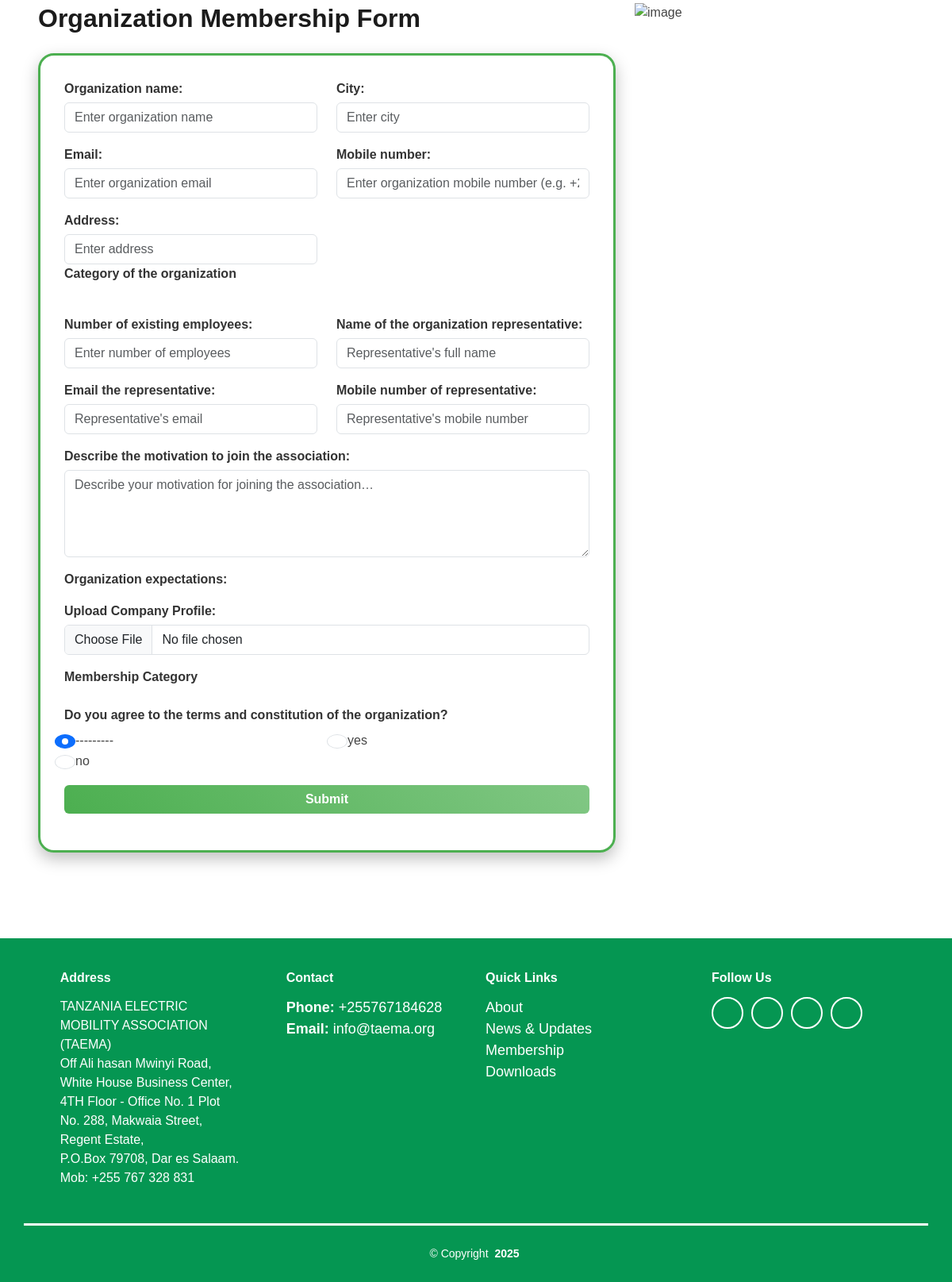
/organization_form (lower part), run on an earlier commit of the app's database.
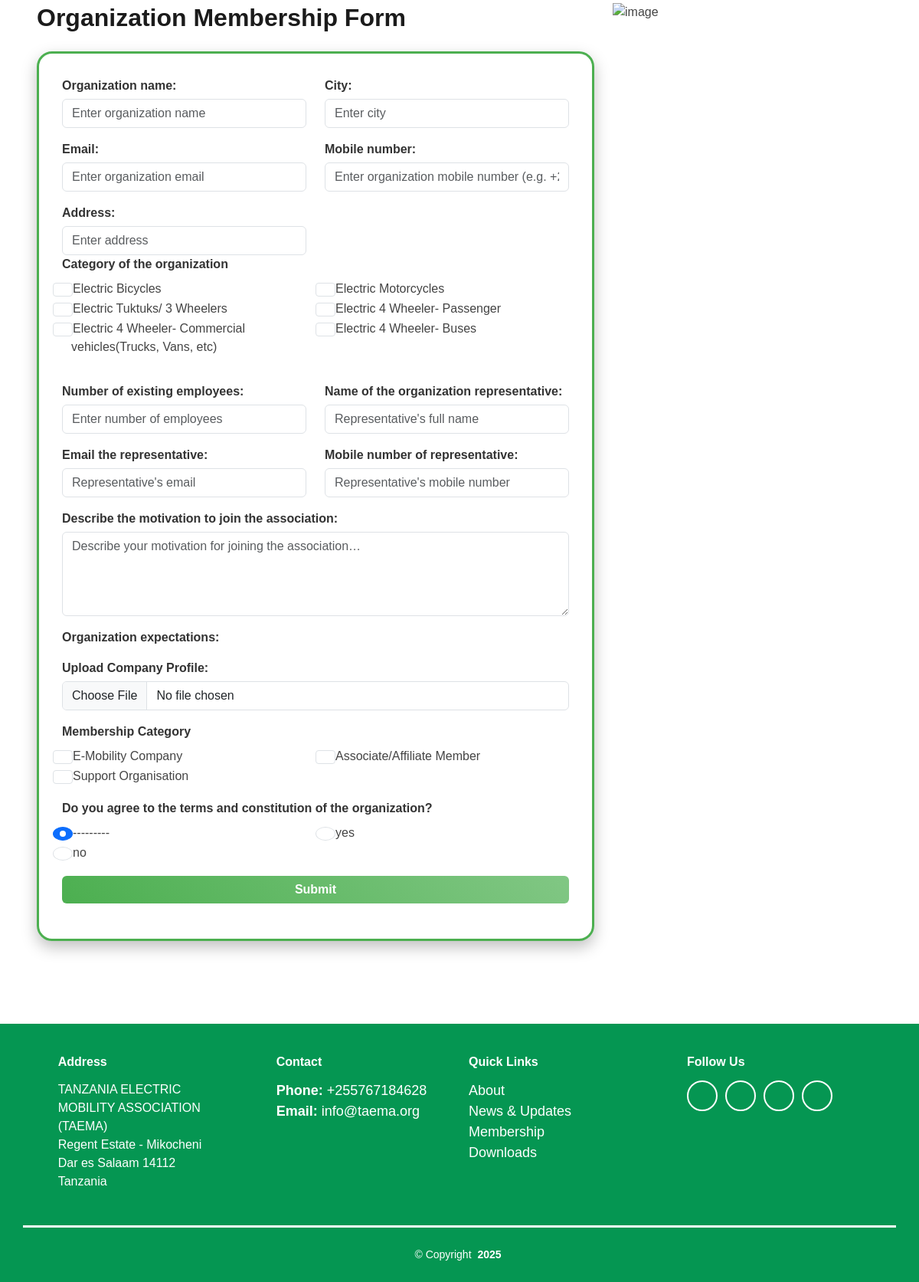
And on a later commit of the database.
### mainapp/models.py (models this page shows, shortened)
class AddressModel(models.Model):
    address = RichTextField()
    phone_number = models.CharField(
        max_length=13,
        validators=[
            RegexValidator(
                regex=r'^\+255[0-9]{9}$',
                message="Phone number must start with +255 followed by 9 digits."
            )
        ]
    )
    email = models.EmailField(max_length=200)

class CategoryModel(models.Model):
    category = models.CharField(max_length=200)
    def __str__(self):
        return self.category

class CategoryMembership(models.Model):
    category = models.CharField(max_length=200)
    def __str__(self):
        return self.category

### mainapp/views.py (the view)
# urls.py: path('organization_form',views.organization_form,name='organization_form'),
def organization_form(request):
    address = AddressModel.objects.all()
    if request.method == 'POST':
        form = OrganizationForm(request.POST,request.FILES or None)
        if form.is_valid():
            form.save()
            messages.success(request,'Data submitted successfully')
        else:
            messages.info(request,'Something went wrong!')
        return redirect('organization_form')
    else:
        form = OrganizationForm()
    return render(request,'pages/users/organization-form.html', {'form': form,'address':address,})

### mainapp/templates/pages/users/organization-form.html (shortened to what this page needs)
{% extends 'pages/users/main.html' %}
{% block content %}
{% load static %}
<section id="about" class="about section">
  <div class="container-fluid p-5">
    <div class="row gy-4">
      <div class="col-lg-8 content" data-aos="fade-up" data-aos-delay="100">
        <h3 class="mb-4">Organization Membership Form</h3>
        <form method="POST" enctype="multipart/form-data">
          <div class="row mb-3">
            <div class="col-md-6">
              {{ form.organization_name.label_tag }} {{ form.organization_name }}
            </div>
            <div class="col-md-6">
              {{ form.city.label_tag }} {{ form.city }}
            </div>
          </div>
          <div class="row mb-3">
            <div class="col-md-6">
              {{ form.email.label_tag }} {{ form.email }}
            </div>
            <div class="col-md-6">
              {{ form.mobile_number.label_tag }} {{ form.mobile_number }}
            </div>
          </div>
          <div class="row mb-3">
            <div class="col-md-6">
              {{ form.address.label_tag }} {{ form.address }}
            </div>
           <div class="mb-3">
            <label class="form-label">Category of the organization</label>
                <div class="row">
                    {% for checkbox in form.category %}
                    <div class="col-md-6 form-check">
                        {{ checkbox.tag }} {{ checkbox.choice_label }}
                    </div>
                    {% endfor %}
                </div>
            </div>
          </div>
          <div class="row mb-3">
            <div class="col-md-6">
              {{ form.number_of_existing_employees.label_tag }} {{ form.number_of_existing_employees }}
            </div>
            <div class="col-md-6">
              {{ form.name_of_the_organization_representative.label_tag }} {{ form.name_of_the_organization_representative }}
            </div>
          </div>
          <div class="row mb-3">
            <div class="col-md-6">
              {{ form.email_the_representative.label_tag }} {{ form.email_the_representative }}
            </div>
            <div class="col-md-6">
              {{ form.mobile_number_of_representative.label_tag }} {{ form.mobile_number_of_representative }}
            </div>
          </div>
          <div class="mb-3">
            {{ form.describe_the_motivation_to_join_the_association.label_tag }} {{ form.describe_the_motivation_to_join_the_association }}
          </div>
          <div class="mb-3">
            {{ form.organization_expectations.label_tag }} {{ form.what_are_the_organization_expectations_once_you_join_the_association }}
          </div>
          <div class="mb-3">
            {{ form.upload_Company_Profile.label_tag }} {{ form.upload_Company_Profile }}
          </div>
          <div class="mb-3">
            <label class="form-label">{{ form.membership_Category.label }}</label>
            <div class="row">
                {% for checkbox in form.membership_Category %}
                <div class="col-md-6 form-check">
                    {{ checkbox.tag }} {{ checkbox.choice_label }}
                </div>
                {% endfor %}
            </div>
            </div>
          <div class="mb-3">
            <label class="form-label">Do you agree to the terms and constitution of the organization?</label>
            <div class="row">
              {% for radio in form.terms_and_constitution_of_the_organization %}
                <div class="col-md-6 form-check">
                  {{ radio.tag }} {{ radio.choice_label }}
                </div>
              {% endfor %}
            </div>
          </div>
          <div class="mb-3 text-end">
            <button type="submit" class="btn btn-success form-control">Submit</button>
          </div>
        </form>
      </div>
      <div class="col-md-4 d-flex align-items-stretch">
        <img src="{% static 'assets/img/slider2.jpg' %}" alt="image"
             style="border-top-right-radius:70px; border-bottom-left-radius:70px; width:100%; object-fit:cover;"
             class="img-fluid w-100 h-100">
      </div>
    </div>
  </div>
</section>
{% endblock %}

### mainapp/templates/pages/users/footer.html (shortened to what this page needs)
{% load static %}
<footer id="footer" class="footer light-background">
<div class="container">
    <div class="row gy-3">
      <div class="col-lg-3 col-md-6 d-flex">
        <i class="bi bi-geo-alt icon"></i>
        <div class="address">
          <h4>Address</h4>
          {% for a in address %}
          <p style="text-align: justify;">
            {{a.address|safe}}
          </p>
          {% endfor %}
        </div>
      </div>
      <div class="col-lg-3 col-md-6 d-flex">
        <i class="bi bi-telephone icon"></i>
        <div>
          <h4>Contact</h4>
          {% for a in address %}
          <p style="font-size: 18px;color:#fff">
            <strong>Phone:</strong> <span>{{a.phone_number}}</span><br>
            <strong>Email:</strong> <span>{{a.email}}</span><br>
          </p>
          {% endfor %}
        </div>
      </div>
      <div class="col-lg-3 col-md-6 d-flex">
        <div>
          <div class="row">
            <div class="col-md-8">
              <h4>Quick Links</h4>
              <p style="font-size: 18px;">
                <a href="{% url 'about' %}" style="color: rgb(255, 255, 255);">About</a><br>
                <a href="{% url 'news' %}" style="color: rgb(255, 255, 255);">News & Updates</a>
                <a href="{% url 'membership' %}" style="color: rgb(255, 255, 255);">Membership</a><br>
                <a href="{% url 'downloads' %}" style="color: rgb(255, 255, 255);">Downloads</a>
              </p>
            </div>
          </div>
        </div>
      </div>
      <div class="col-lg-3 col-md-6">
        <h4>Follow Us</h4>
        <div class="social-links d-flex">
          <a href="#" class="twitter"><i class="bi bi-twitter-x"></i></a>
          <a href="#" class="facebook"><i class="bi bi-facebook"></i></a>
          <a href="#" class="instagram"><i class="bi bi-instagram"></i></a>
          <a href="#" class="linkedin"><i class="bi bi-linkedin"></i></a>
        </div>
      </div>
    </div>
  </div>
  <div class="container copyright text-center mt-4">
    <p>© <span>Copyright</span> <strong class="px-1 sitename">2025</strong></p>
  </div>
</footer>

What changed in the data, as far as the page shows it:
added CategoryModel: choice_label "Electric Bicycles"
added CategoryModel: choice_label "Electric Motorcycles"
added CategoryModel: choice_label "Electric Tuktuks/ 3 Wheelers"
added CategoryModel: choice_label "Electric 4 Wheeler- Passenger"
added CategoryModel: choice_label "Electric 4 Wheeler- Commercial vehicles(Trucks, Vans, etc)"
added CategoryModel: choice_label "Electric 4 Wheeler- Buses"
added CategoryMembership: choice_label "E-Mobility Company"
added CategoryMembership: choice_label "Associate/Affiliate Member"
added CategoryMembership: choice_label "Support Organisation"
changed AddressModel "info@taema.org": address "…ELECTRIC MOBILITY ASSOCIATION (TAEMA) Off Ali hasan Mwinyi Road, White House Business Center, 4TH Floor - Office No. 1 Plot No. 288, Makwaia Street, Regent Estate, P.O.Box 79708, Dar es Salaam. Mob: +255 767 328 831" → "TANZANIA ELECTRIC MOBILITY ASSOCIATION (TAEMA) Regent Estate - Mikocheni Dar es Salaam 14112 Tanzania"
